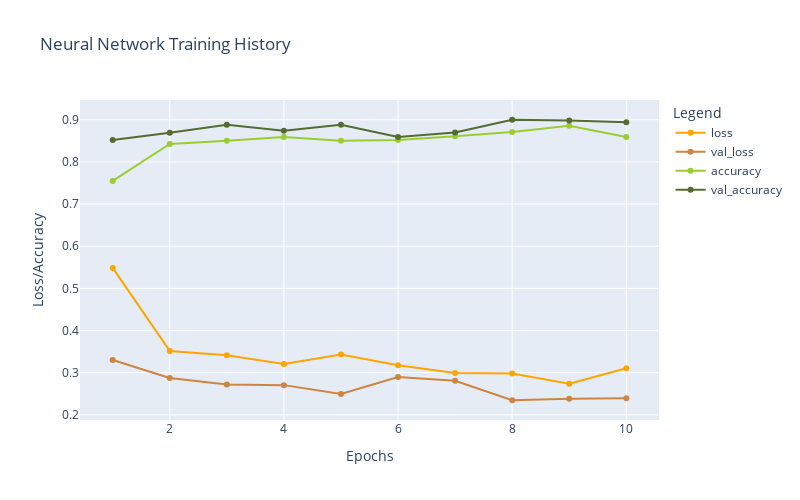

Notebook cell for this chart:
### Code cell
plot_history(historyV2)

### Figure 1 — Plotly figure (JSON) as saved in the notebook; plotly's stock layout.template omitted (floating-point values rounded to 4 significant figures)
{"data": [{"hovertemplate": "Legend=loss<br>Epochs=%{x}<br>Loss/Accuracy=%{y}<extra></extra>", "legendgroup": "loss", "line": {"color": "orange", "dash": "solid"}, "marker": {"symbol": "circle"}, "mode": "lines+markers", "name": "loss", "orientation": "v", "showlegend": true, "type": "scatter", "x": [1, 2, 3, 4, 5, 6, 7, 8, 9, 10], "xaxis": "x", "y": [0.5486, 0.3514, 0.3413, 0.321, 0.343, 0.3175, 0.2994, 0.2983, 0.2737, 0.3107], "yaxis": "y"}, {"hovertemplate": "Legend=val_loss<br>Epochs=%{x}<br>Loss/Accuracy=%{y}<extra></extra>", "legendgroup": "val_loss", "line": {"color": "peru", "dash": "solid"}, "marker": {"symbol": "circle"}, "mode": "lines+markers", "name": "val_loss", "orientation": "v", "showlegend": true, "type": "scatter", "x": [1, 2, 3, 4, 5, 6, 7, 8, 9, 10], "xaxis": "x", "y": [0.3301, 0.2876, 0.2719, 0.2705, 0.2497, 0.2898, 0.2808, 0.2347, 0.2381, 0.2395], "yaxis": "y"}, {"hovertemplate": "Legend=accuracy<br>Epochs=%{x}<br>Loss/Accuracy=%{y}<extra></extra>", "legendgroup": "accuracy", "line": {"color": "yellowgreen", "dash": "solid"}, "marker": {"symbol": "circle"}, "mode": "lines+markers", "name": "accuracy", "orientation": "v", "showlegend": true, "type": "scatter", "x": [1, 2, 3, 4, 5, 6, 7, 8, 9, 10], "xaxis": "x", "y": [0.755, 0.8425, 0.85, 0.859, 0.85, 0.852, 0.861, 0.871, 0.8855, 0.859], "yaxis": "y"}, {"hovertemplate": "Legend=val_accuracy<br>Epochs=%{x}<br>Loss/Accuracy=%{y}<extra></extra>", "legendgroup": "val_accuracy", "line": {"color": "darkolivegreen", "dash": "solid"}, "marker": {"symbol": "circle"}, "mode": "lines+markers", "name": "val_accuracy", "orientation": "v", "showlegend": true, "type": "scatter", "x": [1, 2, 3, 4, 5, 6, 7, 8, 9, 10], "xaxis": "x", "y": [0.852, 0.869, 0.888, 0.874, 0.888, 0.859, 0.87, 0.9, 0.898, 0.894], "yaxis": "y"}], "layout": {"height": 500, "legend": {"title": {"text": "Legend"}, "tracegroupgap": 0}, "title": {"text": "Neural Network Training History"}, "width": 800, "xaxis": {"anchor": "y", "domain": [0, 1], "title": {"text": "Epochs"}}, "yaxis": {"anchor": "x", "domain": [0, 1], "title": {"text": "Loss/Accuracy"}}}}
